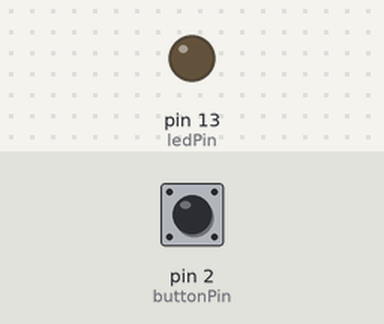
This sketch was run on a simulated Arduino Nano, built with avr-gcc and run on an emulated ATmega328P. Shown: output pins drawn as LEDs (lit = HIGH). Inputs (shaded band) come from the test bench; at power-on: pin 2 (buttonPin) HIGH.

Above: at 1.2 s.
1.3 s: pin 2 (buttonPin) pulled LOW for 0.15 s
At 1.9 s:
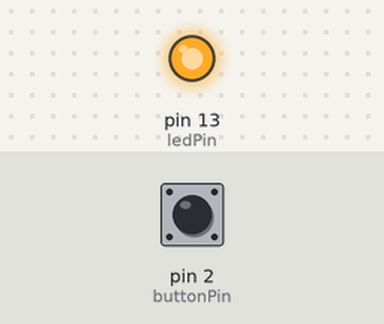
Timing chart, 0 to 10.4 s (numbered marks = the images above; inputs shaded):
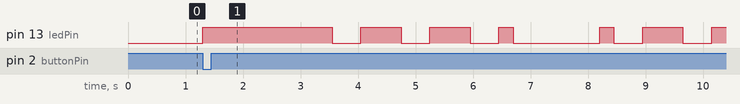

The sketch:

Task1.1.ino
```cpp
const int ledPin = LED_BUILTIN; // Built-in LED on Arduino Nano 33 IoT
const int buttonPin = 2;        // Pin connected to the push button
const int dashDuration = 700;   // Duration of a dash
const int dotDuration = 250;    // Duration of a dot
const int letterDelay = 1000;   // Delay between letters
const int wordDelay = 2000;     // Delay before starting the name again

// Morse code for "Priyanshu"
String morseCode[] =
{
  ".--.",  // P
  ".-.",   // R
  "..",    // I
  "-.--",  // Y
  ".-",    // A
  "-.",    // N
  "...",   // S
  "....",  // H
  "..-"    // U
};

// Button state variable
bool buttonPressed = false;

void setup() {
  pinMode(ledPin, OUTPUT);
  pinMode(buttonPin, INPUT_PULLUP); // Use internal pull-up resistor for button
}

void loop() {
  int buttonState = digitalRead(buttonPin);

  if (buttonState == LOW) { // Button pressed
    buttonPressed = true;
  }

  if (buttonPressed) {
    digitalWrite(ledPin, HIGH); // Turn on LED to indicate start
    delay(wordDelay);           // Wait before starting Morse code

    // Loop through each letter in "Priyanshu"
    for (int i = 0; i < 9; i++) {
      blinkMorseCode(morseCode[i]);
      delay(letterDelay); // Pause between letters

      // Check if the button is pressed again to restart the sequence
      if (digitalRead(buttonPin) == LOW) {
        buttonPressed = false;
        return; // Exit the loop and restart from the beginning
      }
    }

    delay(wordDelay); // Wait before starting the sequence again
    buttonPressed = false; // Reset the button press state
  }
}

// Function to blink Morse code for a given letter
void blinkMorseCode(String code) {
  for (int i = 0; i < code.length(); i++) {
    if (code[i] == '.') {
      blinkDot();
    } else if (code[i] == '-') {
      blinkDash();
    }
    delay(dotDuration); // Pause between dots and dashes in the same letter
  }
}

// Function to blink a dot
void blinkDot() {
  digitalWrite(ledPin, HIGH);
  delay(dotDuration);
  digitalWrite(ledPin, LOW);
  delay(dotDuration);
}

// Function to blink a dash
void blinkDash() {
  digitalWrite(ledPin, HIGH);
  delay(dashDuration);
  digitalWrite(ledPin, LOW);
  delay(dotDuration);
}
```

Measured:
- after the input at 1.3 s, pin 13 (ledPin): LOW → HIGH at once, → LOW 2.3 s later, → HIGH 0.50 s later, → LOW 0.70 s later, … (13 changes in this stretch)
